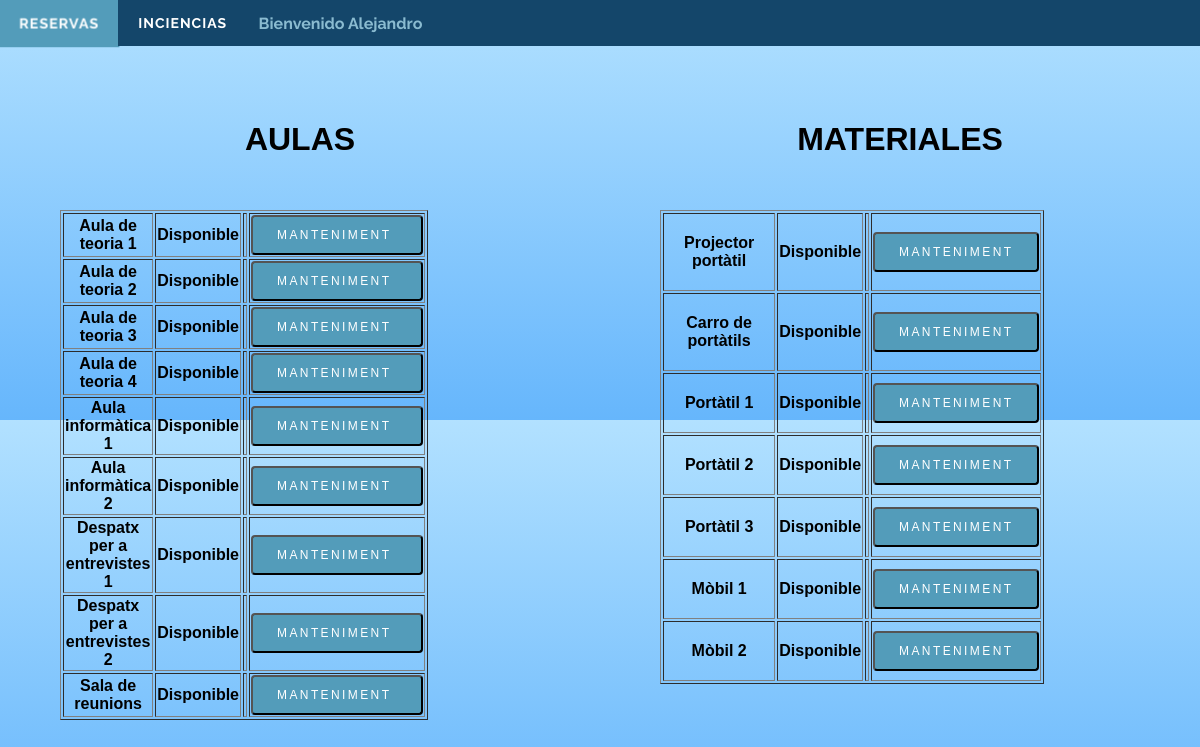
/final/administrar.php (signed in), run on the app's committed database.
### tables this page shows
CREATE TABLE IF NOT EXISTS `tbl_recursos` (
	`rec_id` int(11) NOT NULL,
	`rec_contingut` varchar(255) NOT NULL,
	`rec_reservado` boolean NOT NULL default true,
	`rec_tipo_rec` boolean NOT NULL,
	`rec_desactivat` boolean NOT NULL default true
);

### final/administrar.php (the view, shortened to what this page needs)
<?php
	if(isset($_SESSION['nombre']))$login=1;
	if(isset($login)){
?>
<!DOCTYPE html>
<html>
    <head>
	    <link rel="stylesheet" href="css/stylesBar.css">
        <link rel="stylesheet" type="text/css" href="css/reservas.css" />
	</head>
    <body>
		<div class="header">
			<div id='cssmenu'>
				<ul>
					<li class='active'><a href='reservas.php'>RESERVAS</a></li>
					<li><a href='incidencia.php'>INCIENCIAS</a></li>
					<li><?php echo "<br/>&nbsp;&nbsp; Bienvenido $_SESSION[nombre] ";
					?></li>
				</ul>
			</div>
		</div>
        <div class="fondo">
			<div class="principal">
				<h1>AULAS</h1>
				<?php
					$con = mysqli_connect('localhost', 'root', 'DAW22015', 'bd_reservas');
					$sql = ("SELECT * FROM `tbl_recursos` WHERE tbl_recursos.rec_tipo_rec= 1");
					$datos = mysqli_query($con, $sql);
                    if(mysqli_num_rows($datos) > 0){
						echo "<div class='objeto'>";
								echo "<table border=1 >";
                        while($cerca = mysqli_fetch_array($datos)){
							$id = $cerca['rec_id'];
                            $cerca['rec_contingut']= utf8_encode($cerca['rec_contingut']);
										echo "<tr><td>";
										echo "<b>" . $cerca['rec_contingut'] . "</b>";
										echo "</td>";
										echo "<td>";
										$con1 = mysqli_connect('localhost', 'root', 'DAW22015', 'bd_reservas');
										$sql1 = ("SELECT * FROM `tbl_reservas` WHERE tbl_reservas.idRecurso=$id ");
										$datos1 = mysqli_query($con1, $sql1);
										if(mysqli_num_rows($datos1) > 0){
											while($cercaret = mysqli_fetch_array($datos1)){
												$usuarioep=$cercaret['UsuarioReservante'];
												$reservado=$cercaret['idRecurso'];
												if($reservado==0){
													echo "Disponible";
													echo "</td>";
													echo "<td>";
													break;
												}else{
													echo "En uso";
													echo "</td>";
													echo "<td>".$usuarioep;
													break;
												}
											}
										}else {
											echo "Disponible";
													echo "</td>";
													echo "<td>";
										}
										echo "</td>";
										echo "<td>";
										echo "<form action='#' method='POST'>";
										if($cerca['rec_desactivat']=="1"){
											echo "  <input type='submit' value='MANTENIMENT '/><br/>";
										}else{
											echo "  <input type='hidden' name='manteniment' value='$cerca[rec_id]'/>";
											echo "  <input type='submit' value='REPARAT'/><br/>";
										}
									echo "</form>";
								echo "</td></tr>";
                        }
						echo "</table>";
							echo "</div>";
                    }
				?>
			</div>
			<div class="aside">
				<h1>MATERIALES</h1>
				<?php
					$con = mysqli_connect('localhost', 'root', 'DAW22015', 'bd_reservas');
					$sql = ("SELECT * FROM `tbl_recursos` WHERE tbl_recursos.rec_tipo_rec= 0");
					$datos = mysqli_query($con, $sql);
                    if(mysqli_num_rows($datos) > 0){
						echo "<div class='objeto'>";
								echo "<table border=1 >";
                        while($cerca = mysqli_fetch_array($datos)){
							$id = $cerca['rec_id'];
                            $cerca['rec_contingut']= utf8_encode($cerca['rec_contingut']);
										echo "<tr><td style=padding:20px; >";
										echo "<b>" . $cerca['rec_contingut'] . "</b>";
										echo "</td>";
										echo "<td>";
										$con1 = mysqli_connect('localhost', 'root', 'DAW22015', 'bd_reservas');
										$sql1 = ("SELECT * FROM `tbl_reservas` WHERE tbl_reservas.idRecurso=$id ");
										$datos1 = mysqli_query($con1, $sql1);
										if(mysqli_num_rows($datos1) > 0){
											while($cercaret = mysqli_fetch_array($datos1)){
												$usuarioep=$cercaret['UsuarioReservante'];
												$reservado=$cercaret['idRecurso'];
												if($reservado==0){
													echo "Disponible";
													echo "</td>";
													echo "<td>";
												}else{
													echo "En uso";
													echo "</td>";
													echo "<td>".$usuarioep;
												}
													break;
											}
										}else {
											echo "Disponible";
													echo "</td>";
													echo "<td>";
										}
										echo "</td>";
										echo "<td>";
										echo "<form action='#' method='POST'>";
										if($cerca['rec_desactivat']=="1"){
											echo "  <input type='submit' value='MANTENIMENT'/><br/>";
										}else{
											echo "  <input type='hidden' name='manteniment' value='$cerca[rec_id]'/>";
											echo "  <input type='submit' value='REPARAT'/><br/>";
										}
									echo "</form>";
								echo "</td></tr>";
                        }
						echo "</table>";
							echo "</div>";
                    }
				?>
			</div>
		</div>
    </body>
</html>
<?php
}else{
	$_SESSION['validarse'] = 'error';
	header("Location: index.php");
	die();
}
?>

### final/css/stylesBar.css (style rules this page uses)
#cssmenu, #cssmenu ul, #cssmenu ul li, #cssmenu ul li a, #cssmenu #menu-button { margin: 0; color: #8ABBD0; padding: 0; border: 0; list-style: none; line-height: 1; display: block; position: relative; -webkit-box-sizing: border-box; -moz-box-sizing: border-box; box-sizing: border-box; }
#cssmenu:after, #cssmenu > ul:after { content: "."; display: block; clear: both; visibility: hidden; line-height: 0; height: 0; }
#cssmenu { width: auto; font-family: Raleway, sans-serif; line-height: 1; }
#cssmenu > ul { background: #14466A; }
#cssmenu > ul > li { float: left; -webkit-perspective: 1000px; -moz-perspective: 1000px; perspective: 1000px; }
#cssmenu > ul > li > a { padding: 16px 20px; font-size: 14px; color: #ffffff; letter-spacing: 1px; text-transform: uppercase; text-decoration: none; background: #14466A; -webkit-transition: all .3s; -moz-transition: all .3s; -o-transition: all .3s; transition: all .3s; -webkit-transform-origin: 50% 0; -moz-transform-origin: 50% 0; transform-origin: 50% 0; -webkit-transform-style: preserve-3d; -moz-transform-style: preserve-3d; transform-style: preserve-3d; }
#cssmenu > ul > li > a::before { position: absolute; top: 100%; left: 0; z-index: -1; -webkit-box-sizing: border-box; -moz-box-sizing: border-box; box-sizing: border-box; width: 100%; height: 100%; padding: 16px 20px; color: #ffffff; background: #539CBA; content: attr(data-title); -webkit-transition: background 0.3s; -moz-transition: background 0.3s; transition: background 0.3s; -webkit-transform: rotateX(-90deg); -moz-transform: rotateX(-90deg); transform: rotateX(-90deg); -webkit-transform-origin: 50% 0; -moz-transform-origin: 50% 0; transform-origin: 50% 0; -ms-transform: translateY(- -18px); }

### final/css/reservas.css (style rules this page uses)
body { background: -webkit-gradient(linear, left top, left bottom, color-stop(0%,rgba(178,225,255,1)), color-stop(100%,rgba(102,182,252,1))); background: -webkit-linear-gradient(top, rgba(178,225,255,1) 0%,rgba(102,182,252,1) 100%); filter: progid:DXImageTransform.Microsoft.gradient( startColorstr='#b2e1ff', endColorstr='#66b6fc',GradientType=0 ); position: relative; margin: 0; font-family: 'Work Sans', Arial, Helvetica, sans-serif; min-height: 100%; }
input { font-size: 0.75rem; height: 2.5rem; padding: 0 1.5rem; color: white; background: #539CBA; text-transform: uppercase; border-radius: .25rem; letter-spacing: .2em; transition: background .2s; }
.header { width: 100%; height: 100px; font-weight: bold; text-align: center; }
.fondo { width: 100%; height: 100%; }
.principal { float: left; width: 50%; height: 100%; text-align: center; font-weight: bold; }
.aside { float: right; width: 50%; height: 100%; text-align: center; font-weight: bold; }
.objeto { float: left; margin-top: 5%; margin-left: 10%; margin-bottom: 10%; width: 250px; height: 150px; text-align: center; }

### data on the page
tbl_recursos: rec_contingut "Aula de teoria 1"
tbl_recursos: rec_contingut "Aula de teoria 2"
tbl_recursos: rec_contingut "Aula de teoria 3"
tbl_recursos: rec_contingut "Aula de teoria 4"
tbl_recursos: rec_contingut "Aula informàtica 1"
tbl_recursos: rec_contingut "Aula informàtica 2"
tbl_recursos: rec_contingut "Despatx per a entrevistes 1"
tbl_recursos: rec_contingut "Despatx per a entrevistes 2"
tbl_recursos: rec_contingut "Sala de reunions"
tbl_recursos: rec_contingut "Projector portàtil"
tbl_recursos: rec_contingut "Carro de portàtils"
tbl_recursos: rec_contingut "Portàtil 1"
tbl_recursos: rec_contingut "Portàtil 2"
tbl_recursos: rec_contingut "Portàtil 3"
tbl_recursos: rec_contingut "Mòbil 1"
tbl_recursos: rec_contingut "Mòbil 2"

### other printed values
$_SESSION[nombre] "Alejandro"
